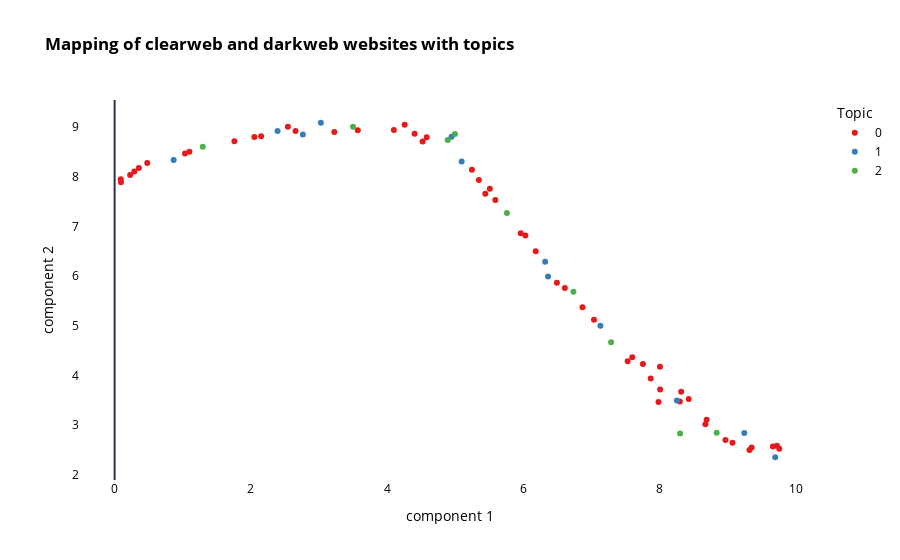

Notebook source saved alongside this figure:
### Code cell
# Choose a list of IDs to highlight
chosen_ids = ['1', '2', '3', '4']

# Create a new column for marker size based on the chosen IDs
results['Topic'] = topics
results['Topic'] = results['Topic'].apply(lambda x: str(x))

# Get unique topics
unique_topics = sorted(set(topics))

# Define color map with specific colors for unique topics
color_map = {str(topic): px.colors.qualitative.Set1[i % len(px.colors.qualitative.Set1)] for i, topic in enumerate(unique_topics)}

#Plot the scatter plot using Plotly Express with topic colors and marker symbols
fig1 = px.scatter(results, x='x', y='y', color="Topic", 
                 color_discrete_map=color_map, 
                 title='<b>Mapping of clearweb and darkweb websites with topics</b>',
                 hover_data=['id', 'Topic'])

# Customize the layout
fig1.update_layout(
    plot_bgcolor='white',
    paper_bgcolor='white',
    font=dict(color='black'),  # Set text color to black
    xaxis=dict(title_text='component 1', color='black', showgrid=False),  # Set X axis label and color
    yaxis=dict(title_text='component 2', color='black', showgrid=False),  # Set Y axis label and color
)

# Show the plot
fig1.show()
fig1.write_html('../results/graphs/with_body/scatterplot_topics5.html')

### Figure 1 — Plotly figure (JSON) as saved in the notebook; plotly's stock layout.template omitted (floating-point values rounded to 4 significant figures)
{"data": [{"customdata": [["38", "0"], ["25", "0"], ["42", "0"], ["44", "0"], ["2", "0"], ["54", "0"], ["23", "0"], ["3", "0"], ["26", "0"], ["32", "0"], ["69", "0"], ["17", "0"], ["56", "0"], ["13", "0"], ["14", "0"], ["6", "0"], ["22", "0"], ["71", "0"], ["50", "0"], ["46", "0"], ["51", "0"], ["68", "0"], ["33", "0"], ["35", "0"], ["61", "0"], ["40", "0"], ["39", "0"], ["5", "0"], ["1", "0"], ["36", "0"], ["10", "0"], ["70", "0"], ["16", "0"], ["4", "0"], ["58", "0"], ["55", "0"], ["66", "0"], ["60", "0"], ["12", "0"], ["47", "0"], ["9", "0"], ["52", "0"], ["20", "0"], ["57", "0"], ["73", "0"], ["62", "0"], ["53", "0"], ["34", "0"], ["65", "0"], ["24", "0"], ["27", "0"]], "hovertemplate": "Topic=%{customdata[1]}<br>x=%{x}<br>y=%{y}<br>id=%{customdata[0]}<extra></extra>", "legendgroup": "0", "marker": {"color": "rgb(228,26,28)", "symbol": "circle"}, "mode": "markers", "name": "0", "orientation": "v", "showlegend": true, "x": [5.957, 4.401, 6.488, 6.605, 0.2891, 7.864, 4.096, 0.08988, 4.578, 5.242, 9.344, 2.654, 8.311, 2.05, 2.149, 0.09274, 3.567, 9.75, 7.526, 6.864, 7.593, 9.313, 5.343, 5.585, 8.684, 6.177, 6.026, 0.2278, 0.4788, 5.438, 1.097, 9.715, 2.542, 0.3557, 8.291, 8.002, 9.063, 7.979, 1.757, 7.032, 1.033, 7.75, 3.223, 8.421, 9.657, 8.666, 7.999, 5.504, 8.961, 4.255, 4.518], "xaxis": "x", "y": [6.863, 8.868, 5.871, 5.761, 8.106, 3.943, 8.942, 7.95, 8.796, 8.142, 2.555, 8.924, 3.672, 8.802, 8.819, 7.891, 8.94, 2.528, 4.287, 5.375, 4.369, 2.502, 7.936, 7.535, 3.11, 6.501, 6.822, 8.039, 8.279, 7.659, 8.507, 2.585, 9.006, 8.178, 3.477, 3.722, 2.647, 3.47, 8.718, 5.125, 8.47, 4.233, 8.901, 3.526, 2.572, 3.023, 4.18, 7.762, 2.702, 9.047, 8.713], "yaxis": "y", "type": "scatter"}, {"customdata": [["48", "1"], ["30", "1"], ["67", "1"], ["15", "1"], ["31", "1"], ["43", "1"], ["19", "1"], ["72", "1"], ["41", "1"], ["59", "1"], ["18", "1"], ["8", "1"]], "hovertemplate": "Topic=%{customdata[1]}<br>x=%{x}<br>y=%{y}<br>id=%{customdata[0]}<extra></extra>", "legendgroup": "1", "marker": {"color": "rgb(55,126,184)", "symbol": "circle"}, "mode": "markers", "name": "1", "orientation": "v", "showlegend": true, "x": [7.126, 4.943, 9.237, 2.39, 5.091, 6.359, 3.025, 9.69, 6.315, 8.249, 2.762, 0.8655], "xaxis": "x", "y": [5.004, 8.809, 2.845, 8.921, 8.31, 5.993, 9.089, 2.356, 6.293, 3.499, 8.854, 8.341], "yaxis": "y", "type": "scatter"}, {"customdata": [["63", "2"], ["29", "2"], ["11", "2"], ["49", "2"], ["21", "2"], ["28", "2"], ["37", "2"], ["64", "2"], ["45", "2"]], "hovertemplate": "Topic=%{customdata[1]}<br>x=%{x}<br>y=%{y}<br>id=%{customdata[0]}<extra></extra>", "legendgroup": "2", "marker": {"color": "rgb(77,175,74)", "symbol": "circle"}, "mode": "markers", "name": "2", "orientation": "v", "showlegend": true, "x": [8.832, 4.887, 1.293, 7.283, 3.498, 4.992, 5.755, 8.295, 6.73], "xaxis": "x", "y": [2.85, 8.74, 8.604, 4.671, 9.011, 8.864, 7.27, 2.833, 5.688], "yaxis": "y", "type": "scatter"}], "layout": {"xaxis": {"anchor": "y", "domain": [0.0, 1.0], "title": {"text": "component 1"}, "color": "black", "showgrid": false}, "yaxis": {"anchor": "x", "domain": [0.0, 1.0], "title": {"text": "component 2"}, "color": "black", "showgrid": false}, "legend": {"title": {"text": "Topic"}, "tracegroupgap": 0}, "title": {"text": "<b>Mapping of clearweb and darkweb websites with topics</b>"}, "font": {"color": "black"}, "plot_bgcolor": "white", "paper_bgcolor": "white"}}
